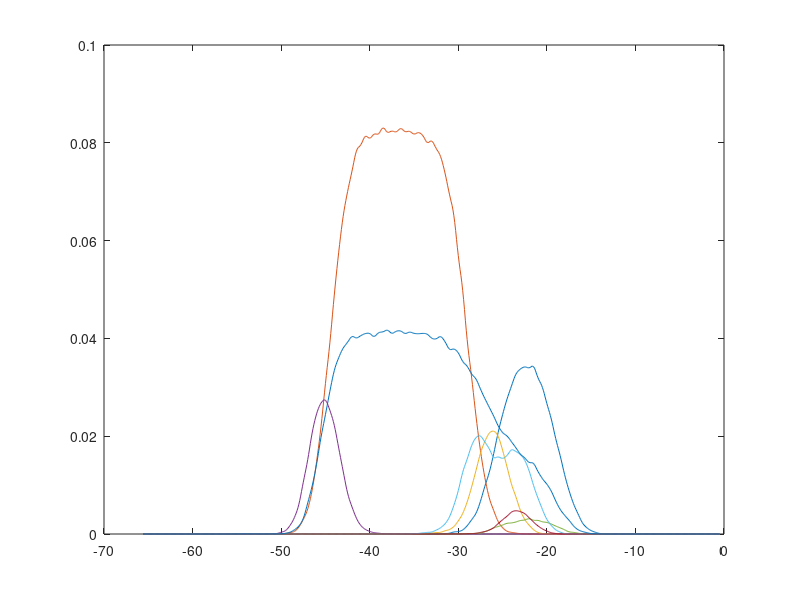

This chart was generated by the following MATLAB code: (Note: this script raises an error after producing the figure.)
%% Fit to 20 mN data.... 
%Requtres that the RAT toolbox should be present and initialised
global monolayerNDs

% Load in the processed Number Densities...
% (created with 'groupDists.m')
monolayerNDs = load('monolayerNDs.mat');
monolayerNDs = monolayerNDs.monolayerNDs;

% Plot the distributions...
figure(1); clf
plot(monolayerNDs.z,monolayerNDs.allDists)

% make the RAT model...
problem = twenty_mN_script();

% Make a controls block..
controls = controlsClass();

% Set for Differential evolution..
controls.procedure = 'de';
controls.parallel = 'contrasts';

% Run the RAT toolbox..
[problem,results] = RAT(problem,controls);

% Plot the results...
plotRefSLD(problem,results);









